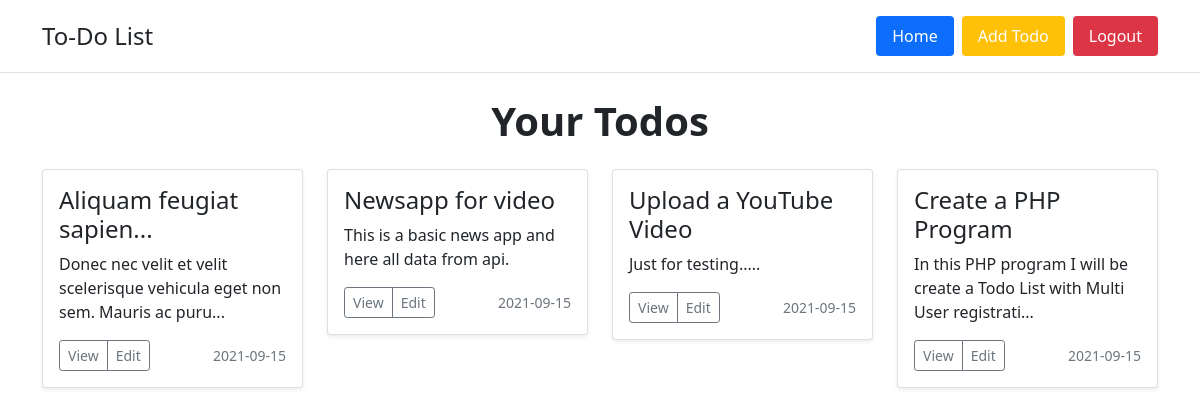
Page /todos.php (signed in) on the committed database.
### tables this page shows
CREATE TABLE `todos` (
  `id` int(11) NOT NULL,
  `title` varchar(50) NOT NULL,
  `description` text NOT NULL,
  `date` date NOT NULL DEFAULT current_timestamp(),
  `user_id` int(11) NOT NULL
);

### includes/config.php (the view, shortened to what this page needs)
<?php
function getHead()
{
  $pageTitle = dynamicTitle();
  $output = '
  <meta charset="utf-8">
  <meta name="viewport" content="width=device-width, initial-scale=1">
  <link href="https://cdn.jsdelivr.net/npm/bootstrap@5.0.2/dist/css/bootstrap.min.css" rel="stylesheet">
  <title>'. $pageTitle . ' - Pure Coding</title>
  ';
  echo $output;
}
function getHeader()
{
  $output = '<header class="py-3 mb-4 border-bottom bg-white">
  <div class="d-flex flex-wrap justify-content-center container">
      <a href="todos.php" class="d-flex align-items-center mb-3 mb-md-0 me-md-auto text-dark text-decoration-none">
        <span class="fs-4">To-Do List</span>
      </a>
      <ul class="nav nav-pills">
        <li class="nav-item"><a href="todos.php" class="nav-link active" aria-current="page">Home</a></li>
        <li class="nav-item px-2"><a href="add-todo.php" class="nav-link bg-warning text-white">Add Todo</a></li>
        <li class="nav-item"><a href="logout.php" class="nav-link bg-danger text-white">Logout</a></li>
      </ul>
    </div>
  </header>';
  echo $output;
}
function textLimit($string, $limit)
{
  if(strlen($string) > $limit)
  {
    return substr($string, 0, $limit) . "...";
  } else {
    return $string;
  }
}
function getTodo($todo)
{
  $output = '<div class="card shadow-sm">
        <div class="card-body">
            <h4 class="card-title">'. textLimit($todo['title'], 22) .'</h4>
            <p class="card-text">'. textLimit($todo['description'], 75) .'</p>
            <div class="d-flex justify-content-between align-items-center">
                <div class="btn-group">
                    <a href="view-todo.php?id='. $todo['id'] .'" class="btn btn-sm btn-outline-secondary">View</a>
                    <a href="edit-todo.php?id='. $todo['id'] .'" class="btn btn-sm btn-outline-secondary">Edit</a>
                </div>
                <small class="text-muted">'. $todo['date'] .'</small>
            </div>
        </div>
    </div>';
    echo $output;
}
function dynamicTitle()
{
  $filename = basename($_SERVER["PHP_SELF"]);
  $pageTitle = "";
  switch ($filename) {
      case 'todos.php':
        $pageTitle = "Todo List";
        break;
  }
  return $pageTitle;
}
?>

### todos.php (shortened to what this page needs)
<?php
include "includes/config.php";
?>
<!doctype html>
<html lang="en">
<head>
    <?php getHead(); ?>
</head>
<body>
    <?php getHeader(); ?>
    <div class="container">
        <h1 class="mb-4 text-center fw-bold">Your Todos</h1>
        <div class="row">
            <?php
            $sql = "SELECT id FROM users WHERE email='{$_SESSION["user_email"]}'";
            $res = mysqli_query($conn, $sql);
            $count = mysqli_num_rows($res);
            if ($count > 0) {
                $row = mysqli_fetch_assoc($res);
                $user_id = $row["id"];
            } else {
                $user_id = 0;
            }
            $sql1 = "SELECT * FROM todos WHERE user_id='{$user_id}' ORDER BY id DESC";
            $res1 = mysqli_query($conn, $sql1);
            if (mysqli_num_rows($res1) > 0) {
                foreach ($res1 as $todo) {
            ?>
            <div class="col-lg-3 col-md-6 mb-4">
                <?php getTodo($todo); ?>
            </div>
            <?php } } else { echo "<h1 class='text-danger text-center fw-bold'>Your Todo's are not
                available!</h1>"; } ?>
        </div>
    </div>
</body>
</html>

### rows in the picture
todos: title "Aliquam feugiat sapien...", description "Donec nec velit et velit scelerisque vehicula eget non sem. Mauris ac puru...", date "2021-09-15"
todos: title "Newsapp for video", description "This is a basic news app and here all data from api.", date "2021-09-15"
todos: title "Upload a YouTube Video", description "Just for testing.....", date "2021-09-15"
todos: title "Create a PHP Program", description "In this PHP program I will be create a Todo List with Multi User registrati...", date "2021-09-15"
